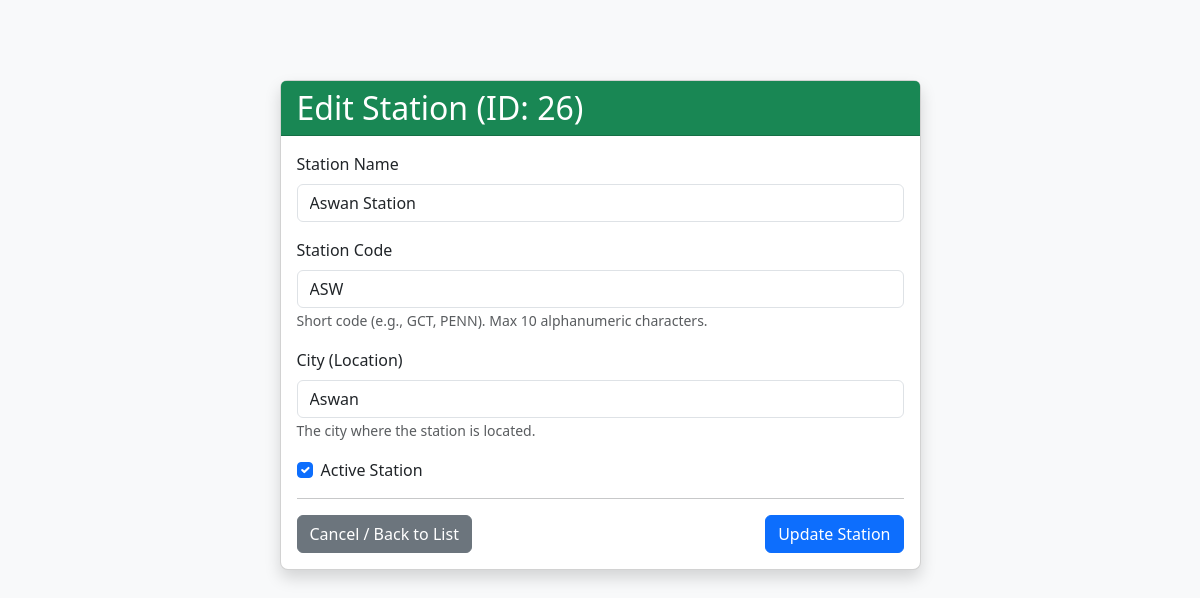
Page /views/Admin/edit_station.php?id=26 (signed in) on the committed database.
### tables this page shows
CREATE TABLE `stations` (
  `station_id` int(11) NOT NULL,
  `station_code` varchar(10) NOT NULL,
  `station_name` varchar(100) NOT NULL,
  `city` varchar(100) NOT NULL,
  `created_at` timestamp NOT NULL DEFAULT current_timestamp(),
  `updated_at` timestamp NOT NULL DEFAULT current_timestamp() ON UPDATE current_timestamp(),
  `is_active` tinyint(1) NOT NULL DEFAULT 1 COMMENT '1 for active, 0 for inactive'
);

### config/DBController.php (called while the page is built, shortened)
<?php
class DBController {
    private string $dbHost = 'localhost';
    private string $dbUser = 'root';
    private string $dbPassword = '';
    private string $dbName = 'ticket_system';
    private ?mysqli $connection = null;
    private static ?DBController $instance = null;
    private function __construct(string $dbName = 'ticket_system') {
        $this->dbName = $dbName;
    }
    public static function getInstance(string $dbName = 'ticket_system'): DBController {
        if (self::$instance === null) {
            self::$instance = new DBController($dbName);
        }
        return self::$instance;
    }
    public function openConnection(): bool {
        $this->connection = new mysqli($this->dbHost, $this->dbUser, $this->dbPassword, $this->dbName);
        return true;
    }
    public function select(string $qry, array $params = []): array|false {
        if (!empty($params)) {
            $stmt = $this->connection->prepare($qry);
            $types = str_repeat('s', count($params));
            $stmt->bind_param($types, ...$params);
            $stmt->execute();
            $result = $stmt->get_result();
            return $result->fetch_all(MYSQLI_ASSOC);
        }
        $result = $this->connection->query($qry);
        return $result->fetch_all(MYSQLI_ASSOC);
    }
}
?>

### models/Station.php (called while the page is built, shortened)
<?php
class Station
{
    private $db;
    private $table_name = "stations";
    private $col_id = "station_id";
    public function __construct($dbConnection)
    {
        $this->db = $dbConnection;
    }
    public function getStationById($station_id)
    {
        $query = "SELECT * FROM {$this->table_name} WHERE {$this->col_id} = ? LIMIT 1";
        $params = [(int)$station_id];
        $result = $this->db->select($query, $params);
        return !empty($result) ? $result[0] : false;
    }
}

### views/Admin/edit_station.php (the view, shortened to what this page needs)
<?php
require_once '../../config/DBController.php';
require_once '../../models/Station.php';
$station_id = null;
$form_data = null;
$error = $_SESSION['error_message'] ?? '';
$stationModel = null;
try {
    $db = DBController::getInstance();
    $stationModel = new Station($db);
} catch (RuntimeException $e) {
    $error = "Initialization Error: " . $e->getMessage();
    error_log("Edit Station DB/Model Init Error: " . $e->getMessage());
}
if ($stationModel) {
    if (isset($_GET['id']) && is_numeric($_GET['id'])) {
        $station_id = (int)$_GET['id'];
        try {
            $fetched_station = $stationModel->getStationById($station_id);
            if (!$fetched_station) {
                $error = "Station with ID " . htmlspecialchars($station_id) . " not found.";
            } else {
                $form_data = [
                    'station_id' => $fetched_station['station_id'] ?? $station_id,
                    'station_name' => $fetched_station['station_name'] ?? '',
                    'station_code' => $fetched_station['station_code'] ?? '',
                    'city' => $fetched_station['city'] ?? '',
                    'is_active' => $fetched_station['is_active'] ?? 1
                ];
            }
        } catch (Exception $e) {
            $error = "Error fetching station details: " . $e->getMessage();
            error_log("Edit Station Error (fetch): " . $e->getMessage());
        }
    } else {
        $error = "Invalid or missing Station ID provided.";
    }
}
?>
<!DOCTYPE html>
<html lang="en">
<head>
    <link href="../public/assets/css/bootstrap.css" rel="stylesheet" />
</head>
<body>
    <div class="container mt-5">
        <div class="row justify-content-center">
            <div class="col-md-8 col-lg-7">
                <div class="card">
                    <div class="card-header">
                        <h2 class="mb-0">Edit Station (ID: <?= htmlspecialchars($station_id ?? 'N/A') ?>)</h2>
                    </div>
                    <div class="card-body">
                        <?php if ($form_data): ?>
                            <form method="POST" action="<?= htmlspecialchars($_SERVER['PHP_SELF']) ?>?id=<?= htmlspecialchars($station_id) ?>">
                                <div class="mb-3">
                                    <label for="station_name" class="form-label">Station Name</label>
                                    <input type="text" class="form-control" id="station_name" name="station_name"
                                        value="<?= htmlspecialchars($form_data['station_name'] ?? '') ?>" required maxlength="100">
                                </div>
                                <div class="mb-3">
                                    <label for="station_code" class="form-label">Station Code</label>
                                    <input type="text" class="form-control" id="station_code" name="station_code"
                                        value="<?= htmlspecialchars($form_data['station_code'] ?? '') ?>" required
                                        maxlength="10" pattern="[A-Za-z0-9]+" title="Only letters and numbers, max 10 characters">
                                    <small class="text-muted">Short code (e.g., GCT, PENN). Max 10 alphanumeric characters.</small>
                                </div>
                                <div class="mb-3">
                                    <label for="city" class="form-label">City (Location)</label>
                                    <input type="text" class="form-control" id="city" name="city"
                                        value="<?= htmlspecialchars($form_data['city'] ?? '') ?>" required maxlength="100">
                                    <small class="text-muted">The city where the station is located.</small>
                                </div>
                                <div class="mb-3 form-check">
                                    <input type="checkbox" class="form-check-input" id="is_active" name="is_active"
                                        <?= ($form_data['is_active'] ?? 1) ? 'checked' : '' ?>>
                                    <label class="form-check-label" for="is_active">Active Station</label>
                                </div>
                                <hr>
                                <div class="d-flex justify-content-between">
                                    <a href="manage_stations.php" class="btn btn-secondary">Cancel / Back to List</a>
                                    <button type="submit" class="btn btn-primary">Update Station</button>
                                </div>
                            </form>
                        <?php elseif (!$error): ?>
                            <p class="text-center">Please provide a valid station ID via the <a href="manage_stations.php">stations list</a>.</p>
                        <?php endif; ?>
                    </div>
                </div>
            </div>
        </div>
    </div>
</body>
</html>

### views/Admin/edit_station.php (style rules this page uses)
body { background-color: #f8f9fa; }
.card { border-radius: 0.5rem; box-shadow: 0 0.5rem 1rem rgba(0, 0, 0, .15); margin-top: 2rem; margin-bottom: 2rem; }
.card-header { background-color: #198754; color: white; }

### rows in the picture
stations: station_name "Aswan Station", station_code "ASW", city "Aswan", is_active "☑"

### other values in the picture
$station_id "26"
